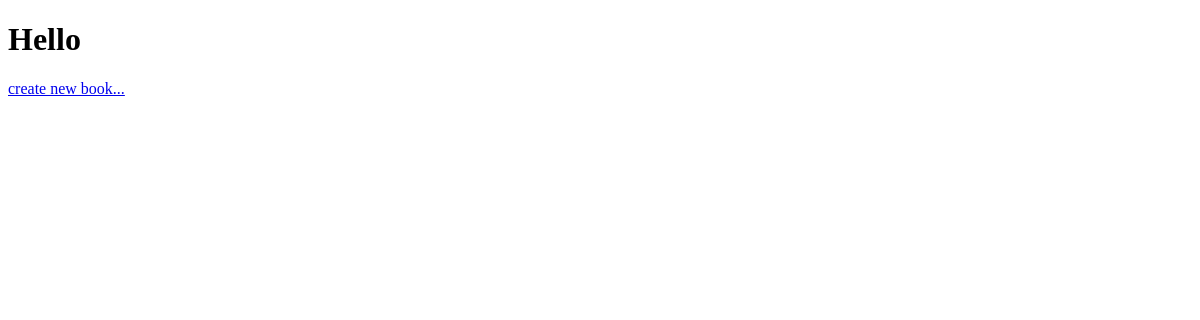
Before: /index/ with the older database file.
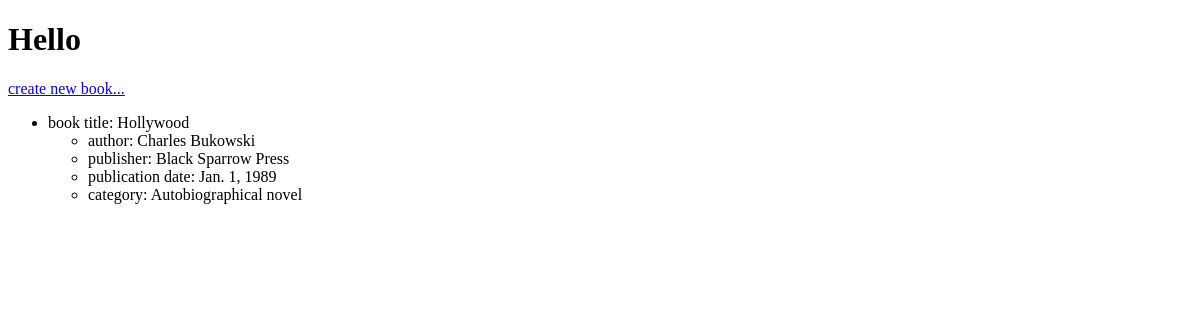
After: the same page with the newer database file.
### books/models.py (models this page shows)
class Book(models.Model):
    title = models.CharField(max_length=100, unique=True)
    author = models.ManyToManyField(Author, related_name='books')
    publisher = models.ForeignKey(Publisher, on_delete=models.CASCADE)
    category = models.ManyToManyField(Category, related_name='books')
    publication_date = models.DateField(null=True)

class Author(models.Model):
    name = models.CharField(max_length=40, unique=True)
    surname = models.CharField(max_length=40, unique=True)
    phone_number = PhoneNumberField(null=True)
    email = models.EmailField(null=True)

class Publisher(models.Model):
    name = models.CharField(max_length=40, unique=True)
    country = models.CharField(max_length=20, null=True)
    city = models.CharField(max_length=100, null=True)
    email = models.EmailField(null=True)
    phone_number = PhoneNumberField(null=True)
    website = models.URLField(null=True)

class Category(models.Model):
    name = models.CharField(max_length=20, unique=True)

### books/views.py (the view)
# urls.py: path('index/', views.index, name='index'),
def index(request):
    books = Book.objects.all()
    return render(request, 'index.html', {'books': books})

### books/templates/index.html (shortened to what this page needs)
<!DOCTYPE html>
<html lang="en">
<head>
</head>
<body>
<h1>Hello</h1>
<a href="{% url 'create_book' %}">create new book...</a>
<ul>{% for book in books %}
    <li>book title: {{ book.title }}
        <ul>
            <li>author: {% for author in book.author.all %} {{ author.name }} {{ author.surname }} {% endfor %}</li>
            <li>publisher: {{ book.publisher.name }}</li>
            <li>publication date: {{ book.publication_date }}</li>
            <li>category: {% for category in book.category.all %}{{ category.name }}{% endfor %}</li>
        </ul>
    </li>
    <br>
    {% endfor %}
</ul>
</body>
</html>

Changed rows visible on the page:
added Book: title "Hollywood", publisher.name "Black Sparrow Press", publication_date "Jan. 1, 1989"
added Author: name "Charles", surname "Bukowski"
added Category: name "Autobiographical novel"
